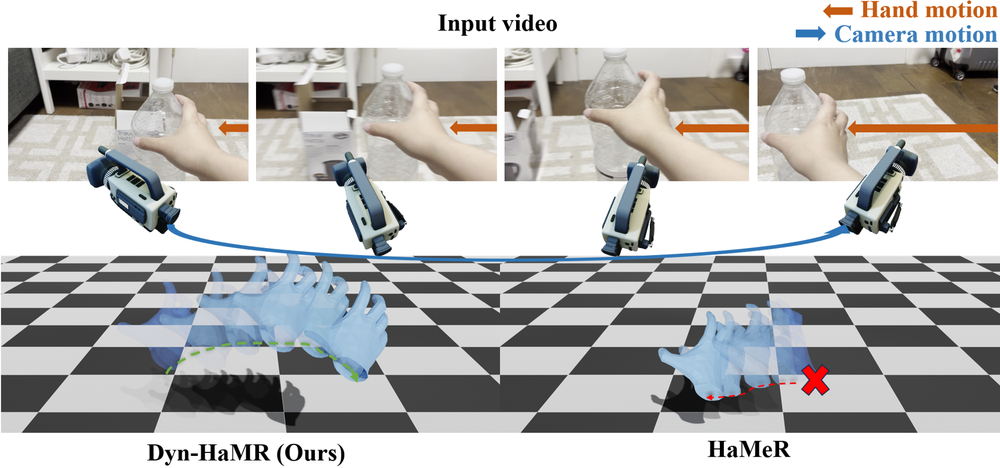
#> input picture models/dyn-hamr/assets/teaser.png, 1000 x 468 px, shrunk from 1738 x 813 before the run, given in place of me 1.mp4, which was not available
$ python video.py
#> lines starting #> are read from the running program, lines starting #| are printed output that depends on the picture; pictures that were not available may be replaced by others from this repository, and a replacement may not be noted
import argparse
import os

import cv2


def increase_contrast(input_path, output_path, clip_limit, tile_grid_size):
#> called with input_path = 'me 1.mp4', output_path = 'me 1_contrast_150.mp4', clip_limit = 2.5, tile_grid_size = (8, 8)
    capture = cv2.VideoCapture(input_path)
    if not capture.isOpened():
        raise ValueError(f"Could not open video: {input_path}")

    fps = capture.get(cv2.CAP_PROP_FPS) or 30
    width = int(capture.get(cv2.CAP_PROP_FRAME_WIDTH))
    height = int(capture.get(cv2.CAP_PROP_FRAME_HEIGHT))

    fourcc = cv2.VideoWriter_fourcc(*"mp4v")
    writer = cv2.VideoWriter(output_path, fourcc, fps, (width, height))

    clahe = cv2.createCLAHE(clipLimit=clip_limit, tileGridSize=tile_grid_size)

    while True:
        ret, frame = capture.read()
#> frame is the input picture: shape (468, 1000, 3); mean B, G, R 182.9, 183.9, 184.2
        if not ret:
            break

        lab = cv2.cvtColor(frame, cv2.COLOR_BGR2LAB)
#> lab: shape (468, 1000, 3); mean of channels 0, 1, 2 188, 128.3, 128.7
        l_channel, a_channel, b_channel = cv2.split(lab)
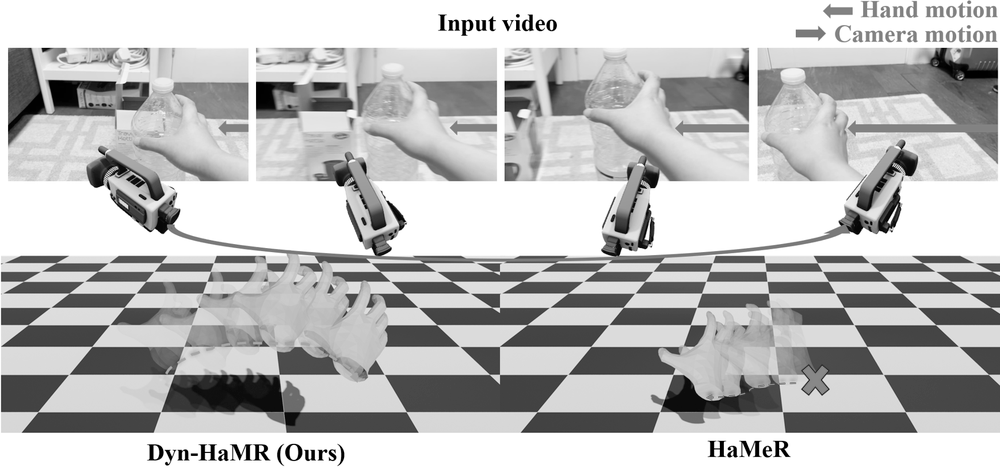
#> l_channel: shape (468, 1000); min 0, max 255, mean 188
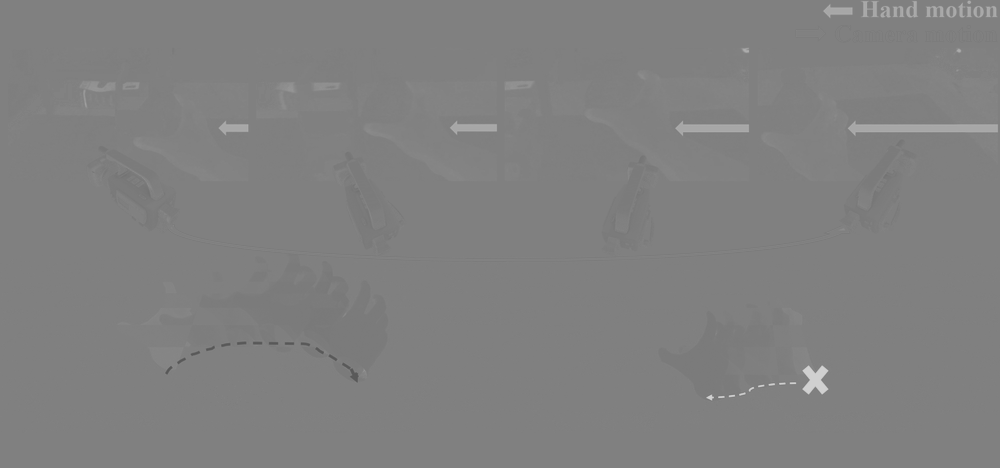
#> a_channel: shape (468, 1000); min 86, max 208, mean 128.3

        cl = clahe.apply(l_channel)
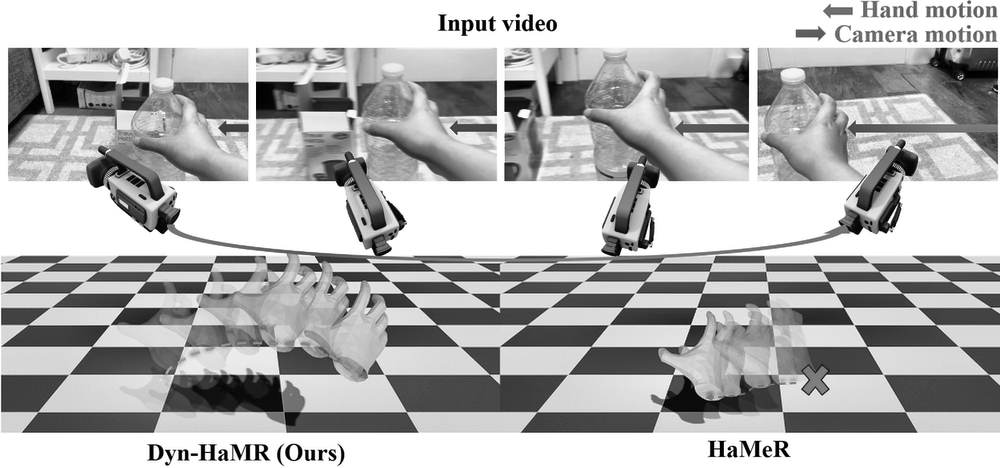
#> cl: shape (468, 1000); min 0, max 255, mean 179.1
        limg = cv2.merge((cl, a_channel, b_channel))
#> limg: shape (468, 1000, 3); mean of channels 0, 1, 2 179.1, 128.3, 128.7
        enhanced_frame = cv2.cvtColor(limg, cv2.COLOR_LAB2BGR)
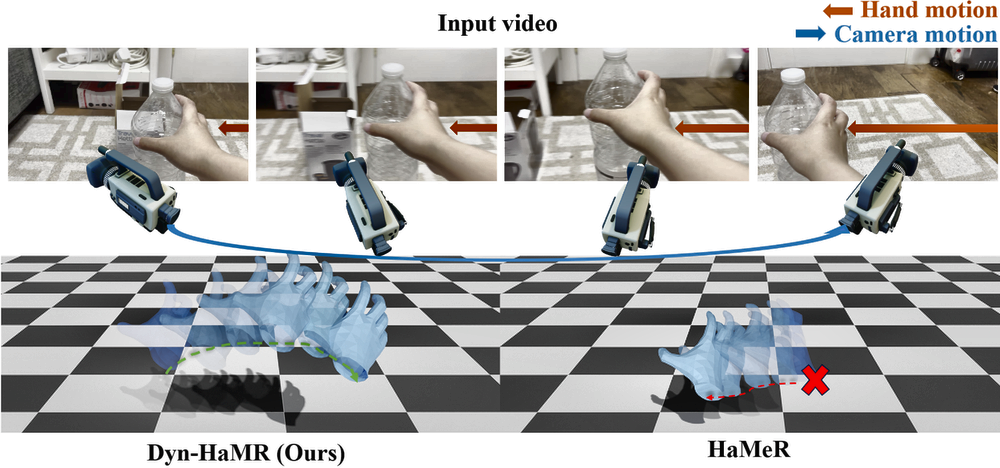
#> enhanced_frame: shape (468, 1000, 3); mean B, G, R 174.3, 175.1, 175.2

        writer.write(enhanced_frame)

    capture.release()
    writer.release()


if __name__ == "__main__":
    parser = argparse.ArgumentParser(description="Increase the contrast of a video.")
    parser.add_argument("--input", type=str, default="me 1.mp4", help="Path to the input video")
    parser.add_argument("--output", type=str, default="me 1_contrast_150.mp4", help="Path to the output video")
    parser.add_argument(
        "--clip-limit",
        type=float,
        default=2.5,
        help="CLAHE clip limit. Higher values increase local contrast more aggressively.",
    )
    parser.add_argument(
        "--tile-grid-size",
        type=int,
        nargs=2,
        default=(8, 8),
        metavar=("W", "H"),
        help="CLAHE tile grid size, passed as two integers.",
    )
    args = parser.parse_args()

    if args.clip_limit <= 0:
        raise ValueError("--clip-limit must be positive")
    if args.tile_grid_size[0] <= 0 or args.tile_grid_size[1] <= 0:
        raise ValueError("--tile-grid-size values must be positive")

    os.makedirs(os.path.dirname(args.output) or ".", exist_ok=True)
    increase_contrast(args.input, args.output, args.clip_limit, tuple(args.tile_grid_size))
